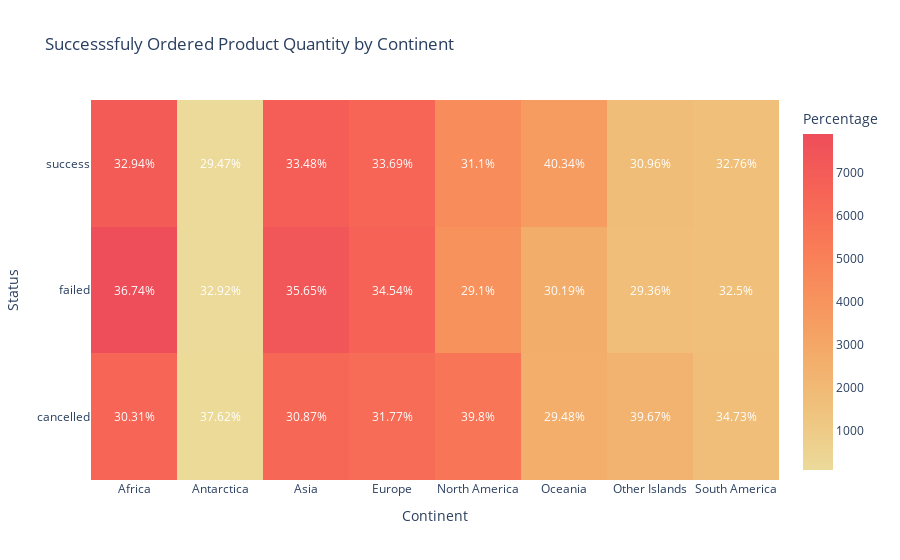

Notebook code for this chart:
### Markdown cell above
#### Sum of Product Quantity Checked out

### Code cell
continent_status_rate = pd.pivot_table(
    data=new_data[new_data['event_type'] == 'checkout'],
    columns='continent', values='quantity',index = 'status',aggfunc='sum')
continent_status_rate

# Calculate percentages
total_counts = continent_status_rate.sum(axis=0)
percentages = (continent_status_rate.div(total_counts, axis=1) * 100).round(2)

# Create heatmap
fig = go.Figure(data=go.Heatmap(
    z=continent_status_rate.values,
    x=percentages.columns,
    y=percentages.index,
    colorscale='oryel',
    colorbar=dict(title='Percentage')
))

for i in range(len(percentages.index)):
    for j in range(len(percentages.columns)):
        fig.add_annotation(
            x=percentages.columns[j],
            y=percentages.index[i],
            text=str(percentages.values[i, j]) + '%',
            showarrow=False,
            font=dict(color='white'))

# Update layout
fig.update_layout(
    title='Successsfuly Ordered Product Quantity by Continent',
    xaxis_title='Continent',
    yaxis_title='Status'
)

# Show figure
fig.show()

### Figure 1 — Plotly figure (JSON) as saved in the notebook; plotly's stock layout.template omitted (floating-point values rounded to 4 significant figures)
{"data": [{"colorbar": {"title": {"text": "Percentage"}}, "colorscale": [[0, "rgb(236, 218, 154)"], [0.1667, "rgb(239, 196, 126)"], [0.3333, "rgb(243, 173, 106)"], [0.5, "rgb(247, 148, 93)"], [0.6667, "rgb(249, 123, 87)"], [0.8333, "rgb(246, 99, 86)"], [1, "rgb(238, 77, 90)"]], "type": "heatmap", "x": ["Africa", "Antarctica", "Asia", "Europe", "North America", "Oceania", "Other Islands", "South America"], "y": ["cancelled", "failed", "success"], "z": [[6515, 120, 6365, 6094, 5607, 2625, 2328, 1731], [7897, 105, 7349, 6625, 4100, 2688, 1723, 1620], [7080, 94, 6902, 6463, 4382, 3592, 1817, 1633]]}], "layout": {"annotations": [{"font": {"color": "white"}, "showarrow": false, "text": "30.31%", "x": "Africa", "y": "cancelled"}, {"font": {"color": "white"}, "showarrow": false, "text": "37.62%", "x": "Antarctica", "y": "cancelled"}, {"font": {"color": "white"}, "showarrow": false, "text": "30.87%", "x": "Asia", "y": "cancelled"}, {"font": {"color": "white"}, "showarrow": false, "text": "31.77%", "x": "Europe", "y": "cancelled"}, {"font": {"color": "white"}, "showarrow": false, "text": "39.8%", "x": "North America", "y": "cancelled"}, {"font": {"color": "white"}, "showarrow": false, "text": "29.48%", "x": "Oceania", "y": "cancelled"}, {"font": {"color": "white"}, "showarrow": false, "text": "39.67%", "x": "Other Islands", "y": "cancelled"}, {"font": {"color": "white"}, "showarrow": false, "text": "34.73%", "x": "South America", "y": "cancelled"}, {"font": {"color": "white"}, "showarrow": false, "text": "36.74%", "x": "Africa", "y": "failed"}, {"font": {"color": "white"}, "showarrow": false, "text": "32.92%", "x": "Antarctica", "y": "failed"}, {"font": {"color": "white"}, "showarrow": false, "text": "35.65%", "x": "Asia", "y": "failed"}, {"font": {"color": "white"}, "showarrow": false, "text": "34.54%", "x": "Europe", "y": "failed"}, {"font": {"color": "white"}, "showarrow": false, "text": "29.1%", "x": "North America", "y": "failed"}, {"font": {"color": "white"}, "showarrow": false, "text": "30.19%", "x": "Oceania", "y": "failed"}, {"font": {"color": "white"}, "showarrow": false, "text": "29.36%", "x": "Other Islands", "y": "failed"}, {"font": {"color": "white"}, "showarrow": false, "text": "32.5%", "x": "South America", "y": "failed"}, {"font": {"color": "white"}, "showarrow": false, "text": "32.94%", "x": "Africa", "y": "success"}, {"font": {"color": "white"}, "showarrow": false, "text": "29.47%", "x": "Antarctica", "y": "success"}, {"font": {"color": "white"}, "showarrow": false, "text": "33.48%", "x": "Asia", "y": "success"}, {"font": {"color": "white"}, "showarrow": false, "text": "33.69%", "x": "Europe", "y": "success"}, {"font": {"color": "white"}, "showarrow": false, "text": "31.1%", "x": "North America", "y": "success"}, {"font": {"color": "white"}, "showarrow": false, "text": "40.34%", "x": "Oceania", "y": "success"}, {"font": {"color": "white"}, "showarrow": false, "text": "30.96%", "x": "Other Islands", "y": "success"}, {"font": {"color": "white"}, "showarrow": false, "text": "32.76%", "x": "South America", "y": "success"}], "title": {"text": "Successsfuly Ordered Product Quantity by Continent"}, "xaxis": {"title": {"text": "Continent"}}, "yaxis": {"title": {"text": "Status"}}}}
